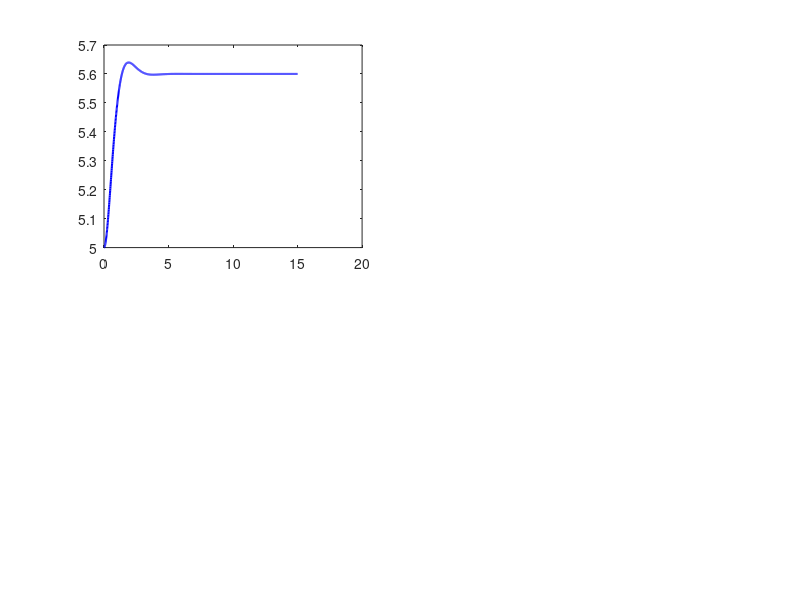

MATLAB code for this plot: (Note: this script raises an error after producing the figure.)
clc;
clear;
close all;

m  = 0.506;
Ix = 8.11858e-5;
Iy = Ix;
Iz = 6.1223e-7;
g  = 9.81;
J  = 6e-5;
SumOmega0 = 0;

A2 = [0 1 0 0 0 0 0 0 0 0 0 0;
      0 0 0 0 0 0 0 0  g 0 0 0;
      0 0 0 1 0 0 0 0 0 0 0 0;
      0 0 0 0 0 0 -g 0 0 0 0 0;
      0 0 0 0 0 1 0 0 0 0 0 0;
      0 0 0 0 0 0 0 0 0 0 0 0;
      0 0 0 0 0 0 0 1 0 0 0 0;
      0 0 0 0 0 0 0 0 0 0 0 0;
      0 0 0 0 0 0 0 0 0 1 0 0;
      0 0 0 0 0 0 (-J*SumOmega0)/Iy 0 0 0 0 0;
      0 0 0 0 0 0 0 0 0 0 0 1;
      0 0 0 0 0 0 0 0 0 0 0 0];

B = [0     0     0     0;
     0     0     0     0;
     0     0     0     0;
     0     0     0     0;
     0     0     0     0;
     1/m   0     0     0;
     0     0     0     0;
     0   1/Ix    0     0;
     0     0     0     0;
     0     0   1/Iy    0;
     0     0     0     0;
     0     0     0   1/Iz];


C2 = [0 0 0 0 1 0 0 0 0 0 0 0;   
      0 0 0 0 0 0 1 0 0 0 0 0;   
      0 0 0 0 0 0 0 0 1 0 0 0;  
      0 0 0 0 0 0 0 0 0 0 1 0];  

D = zeros(4, 4); 

sys = ss(A2, B, C2, D);


PD = struct(...
    'Z',     struct('Kp',2.307, 'Kd', 1.406), ...
    'Roll',  struct('Kp', 8.48e-4, 'Kd', 5.46e-4), ...
    'Pitch', struct('Kp', 8.48e-4, 'Kd', 5.46e-4), ...
    'Yaw',   struct('Kp', 6.39e-4, 'Kd', 4.11e-4) ...
);

dt = 0.01;
T = 15;
t = 0:dt:T;


x0 = zeros(12,1);
x0(5)  = 5;       % Initial z position [m]
x0(7)  = -pi;       % Initial z velocity [m/s]

x = x0;

x_hist = zeros(length(t), 12);
u_hist = zeros(length(t), 4);


x_hist(1, :) = x';

setpoint = [5.6; 0; 0; 0];  % [Z, Roll, Pitch, Yaw]


prev_error = setpoint - C2*x;


for k = 2:length(t)
    y = C2 * x;             
    error = setpoint - y;   
    d_error = (error - prev_error) / dt;

    % PD control 
    u = zeros(4,1);
    u(1) = PD.Z.Kp*error(1) + PD.Z.Kd*d_error(1);
    u(2) = PD.Roll.Kp*error(2) + PD.Roll.Kd*d_error(2);
    u(3) = PD.Pitch.Kp*error(3) + PD.Pitch.Kd*d_error(3);
    u(4) = PD.Yaw.Kp*error(4) + PD.Yaw.Kd*d_error(4);

   
    dx = A2*x + B*u;
    x = x + dx * dt;

    x_hist(k, :) = x';
    u_hist(k, :) = u';
    prev_error = error;
end


figure;
titles = {'Z [m]', 'Roll φ [rad]', 'Pitch θ [rad]', 'Yaw ψ [rad]'};
output_indices = [5 7 9 11];  % Z, Roll, Pitch, Yaw

for i = 1:4
    subplot(2,2,i);
    plot(t, x_hist(:, output_indices(i)), 'b', 'LineWidth', 1.5); hold on;
    yline(setpoint(i), 'r--');
    title(titles{i});
    xlabel('Time [s]');
    ylabel(titles{i});
    grid on;
end


figure;
state_titles = {...
   'x [m]', 'ẋ [m/s]', ...
    'y [m]', 'ẏ [m/s]', ...
    'z [m]', 'ż [m/s]', ...
    'Roll [rad]', 'Roll Rate [rad/s]', ...
    'Pitch [rad]', 'Pitch Rate [rad/s]', ...
    'Yaw [rad]', 'Yaw Rate [rad/s]'};

for i = 1:12
    subplot(4,3,i);
    plot(t, x_hist(:, i), 'b', 'LineWidth', 1.2);
    xlabel('Time [s]');
    ylabel(state_titles{i});
    title(['State ' num2str(i)]);
    grid on;
end
sgtitle('All State Variables Over Time');
